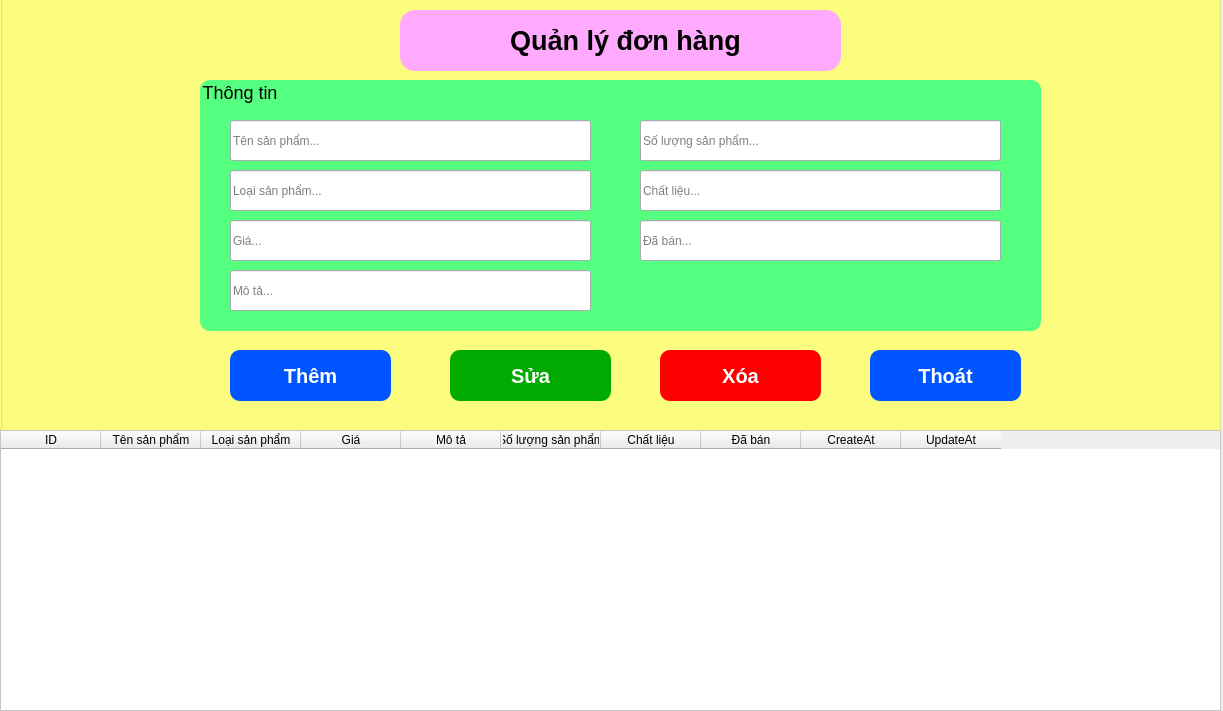
<?xml version="1.0" encoding="UTF-8"?>
<ui version="4.0">
 <class>MainWindow</class>
 <widget class="QMainWindow" name="MainWindow">
  <property name="geometry">
   <rect>
    <x>0</x>
    <y>0</y>
    <width>1223</width>
    <height>711</height>
   </rect>
  </property>
  <property name="windowTitle">
   <string>Quản lý đơn hàng</string>
  </property>
  <widget class="QWidget" name="centralwidget">
   <widget class="QGroupBox" name="groupBox">
    <property name="geometry">
     <rect>
      <x>0</x>
      <y>-10</y>
      <width>1221</width>
      <height>721</height>
     </rect>
    </property>
    <property name="styleSheet">
     <string notr="true">QGroupBox{
	background-color:rgb(255, 255, 127);
}</string>
    </property>
    <property name="title">
     <string/>
    </property>
    <widget class="QGroupBox" name="groupBox_2">
     <property name="geometry">
      <rect>
       <x>400</x>
       <y>20</y>
       <width>441</width>
       <height>61</height>
      </rect>
     </property>
     <property name="styleSheet">
      <string notr="true">QGroupBox{
	background-color:rgb(255, 170, 255);
	border-radius: 15px;
}</string>
     </property>
     <property name="title">
      <string/>
     </property>
     <widget class="QLabel" name="label_3">
      <property name="geometry">
       <rect>
        <x>0</x>
        <y>0</y>
        <width>451</width>
        <height>61</height>
       </rect>
      </property>
      <property name="text">
       <string>&lt;html&gt;&lt;head/&gt;&lt;body&gt;&lt;p align=&quot;center&quot;&gt;&lt;span style=&quot; font-size:20pt; font-weight:600;&quot;&gt;Quản lý đơn hàng&lt;/span&gt;&lt;/p&gt;&lt;/body&gt;&lt;/html&gt;</string>
      </property>
     </widget>
    </widget>
    <widget class="QGroupBox" name="groupBox_3">
     <property name="geometry">
      <rect>
       <x>200</x>
       <y>90</y>
       <width>841</width>
       <height>251</height>
      </rect>
     </property>
     <property name="styleSheet">
      <string notr="true">QGroupBox{
	background-color:rgb(85, 255, 127);
	font-size:18px;
	border-radius:10px;
}</string>
     </property>
     <property name="title">
      <string>Thông tin</string>
     </property>
     <widget class="QLineEdit" name="txtTenSanPham">
      <property name="geometry">
       <rect>
        <x>30</x>
        <y>40</y>
        <width>361</width>
        <height>41</height>
       </rect>
      </property>
      <property name="styleSheet">
       <string notr="true">font: 14pt &quot;MS Shell Dlg 2&quot;;</string>
      </property>
      <property name="placeholderText">
       <string>Tên sản phẩm...</string>
      </property>
     </widget>
     <widget class="QLineEdit" name="txtGia">
      <property name="geometry">
       <rect>
        <x>30</x>
        <y>140</y>
        <width>361</width>
        <height>41</height>
       </rect>
      </property>
      <property name="styleSheet">
       <string notr="true">font: 14pt &quot;MS Shell Dlg 2&quot;;</string>
      </property>
      <property name="placeholderText">
       <string>Giá...</string>
      </property>
     </widget>
     <widget class="QLineEdit" name="txtMoTa">
      <property name="geometry">
       <rect>
        <x>30</x>
        <y>190</y>
        <width>361</width>
        <height>41</height>
       </rect>
      </property>
      <property name="styleSheet">
       <string notr="true">font: 14pt &quot;MS Shell Dlg 2&quot;;</string>
      </property>
      <property name="placeholderText">
       <string>Mô tả...</string>
      </property>
     </widget>
     <widget class="QLineEdit" name="txtLoaiSanPham">
      <property name="geometry">
       <rect>
        <x>30</x>
        <y>90</y>
        <width>361</width>
        <height>41</height>
       </rect>
      </property>
      <property name="styleSheet">
       <string notr="true">font: 14pt &quot;MS Shell Dlg 2&quot;;</string>
      </property>
      <property name="placeholderText">
       <string>Loại sản phẩm...</string>
      </property>
     </widget>
     <widget class="QLineEdit" name="txtSoLuongSanPham">
      <property name="geometry">
       <rect>
        <x>440</x>
        <y>40</y>
        <width>361</width>
        <height>41</height>
       </rect>
      </property>
      <property name="styleSheet">
       <string notr="true">font: 14pt &quot;MS Shell Dlg 2&quot;;</string>
      </property>
      <property name="placeholderText">
       <string>Số lượng sản phẩm...</string>
      </property>
     </widget>
     <widget class="QLineEdit" name="txtChatLieu">
      <property name="geometry">
       <rect>
        <x>440</x>
        <y>90</y>
        <width>361</width>
        <height>41</height>
       </rect>
      </property>
      <property name="styleSheet">
       <string notr="true">font: 14pt &quot;MS Shell Dlg 2&quot;;</string>
      </property>
      <property name="placeholderText">
       <string>Chất liệu...</string>
      </property>
     </widget>
     <widget class="QLineEdit" name="txtDaBan">
      <property name="geometry">
       <rect>
        <x>440</x>
        <y>140</y>
        <width>361</width>
        <height>41</height>
       </rect>
      </property>
      <property name="styleSheet">
       <string notr="true">font: 14pt &quot;MS Shell Dlg 2&quot;;</string>
      </property>
      <property name="placeholderText">
       <string>Đã bán...</string>
      </property>
     </widget>
    </widget>
    <widget class="QPushButton" name="btnThem">
     <property name="geometry">
      <rect>
       <x>230</x>
       <y>360</y>
       <width>161</width>
       <height>51</height>
      </rect>
     </property>
     <property name="styleSheet">
      <string notr="true">QPushButton{
	font-size: 20px;
    border-radius: 10px;
	background-color: rgb(0, 85, 255);
	color:rgb(255, 255, 255);
	font-weight: bold;
}
QPushButton:hover{
	background-color: rgb(0, 170, 255);
	cursor: pointer;
}</string>
     </property>
     <property name="text">
      <string>Thêm</string>
     </property>
    </widget>
    <widget class="QPushButton" name="btnSua">
     <property name="geometry">
      <rect>
       <x>450</x>
       <y>360</y>
       <width>161</width>
       <height>51</height>
      </rect>
     </property>
     <property name="styleSheet">
      <string notr="true">QPushButton{
	font-size: 20px;
    border-radius: 10px;
	background-color: rgb(0, 170, 0);
	color:rgb(255, 255, 255);
	font-weight: bold;
}
QPushButton:hover{
	background-color:rgb(0, 255, 127);
	cursor: pointer;
}</string>
     </property>
     <property name="text">
      <string>Sửa</string>
     </property>
    </widget>
    <widget class="QPushButton" name="btnXoa">
     <property name="geometry">
      <rect>
       <x>660</x>
       <y>360</y>
       <width>161</width>
       <height>51</height>
      </rect>
     </property>
     <property name="styleSheet">
      <string notr="true">QPushButton{
	font-size: 20px;
    border-radius: 10px;
	background-color: rgb(255, 0, 0);
	color:rgb(255, 255, 255);
	font-weight: bold;
}
QPushButton:hover{
	background-color: rgb(255, 84, 84);
	cursor: pointer;
}</string>
     </property>
     <property name="text">
      <string>Xóa</string>
     </property>
    </widget>
    <widget class="QPushButton" name="btnThoat">
     <property name="geometry">
      <rect>
       <x>870</x>
       <y>360</y>
       <width>151</width>
       <height>51</height>
      </rect>
     </property>
     <property name="styleSheet">
      <string notr="true">QPushButton{
	font-size: 20px;
    border-radius: 10px;
	background-color: rgb(0, 85, 255);
	color:rgb(255, 255, 255);
	font-weight: bold;
}
QPushButton:hover{
	background-color: rgb(0, 170, 255);
	cursor: pointer;
}</string>
     </property>
     <property name="text">
      <string>Thoát</string>
     </property>
    </widget>
    <widget class="QTableWidget" name="tableWidget">
     <property name="geometry">
      <rect>
       <x>0</x>
       <y>440</y>
       <width>1221</width>
       <height>281</height>
      </rect>
     </property>
     <property name="styleSheet">
      <string notr="true">QTableWidget{
	color:rgb(0, 0, 0)
	
	font: 75 16pt &quot;MS Shell Dlg 2&quot;;
	Background-color:rgb(255, 255, 255)
}</string>
     </property>
     <property name="rowCount">
      <number>0</number>
     </property>
     <column>
      <property name="text">
       <string>ID</string>
      </property>
     </column>
     <column>
      <property name="text">
       <string>Tên sản phẩm</string>
      </property>
     </column>
     <column>
      <property name="text">
       <string>Loại sản phẩm</string>
      </property>
     </column>
     <column>
      <property name="text">
       <string>Giá</string>
      </property>
     </column>
     <column>
      <property name="text">
       <string>Mô tả</string>
      </property>
     </column>
     <column>
      <property name="text">
       <string>Số lượng sản phẩm</string>
      </property>
     </column>
     <column>
      <property name="text">
       <string>Chất liệu</string>
      </property>
     </column>
     <column>
      <property name="text">
       <string>Đã bán</string>
      </property>
     </column>
     <column>
      <property name="text">
       <string>CreateAt</string>
      </property>
     </column>
     <column>
      <property name="text">
       <string>UpdateAt</string>
      </property>
     </column>
    </widget>
   </widget>
  </widget>
 </widget>
 <resources/>
 <connections/>
</ui>
